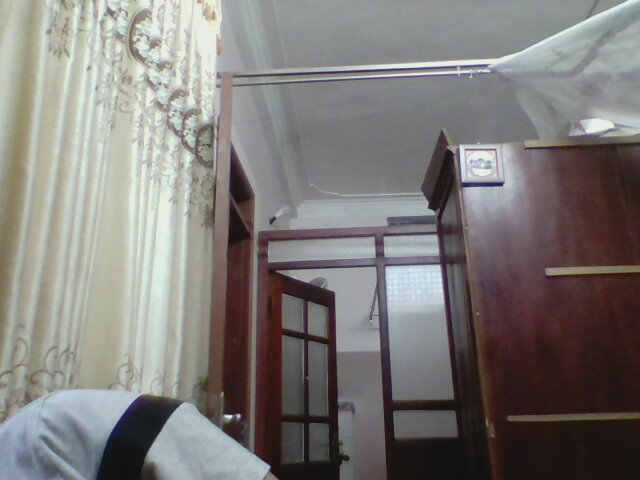
#> input picture image/house.jpg, 640 x 480 px, found by its file name
$ python depth_estimation.py
#> lines starting #> are read from the running program, lines starting #| are printed output that depends on the picture
import numpy as np
import cv2 as cv
from matplotlib import pyplot as plt


# cat theo 2 anh 1 eg. 12-14  18-20
imgL = cv.imread('build_3d_object/image/house.jpg',0)
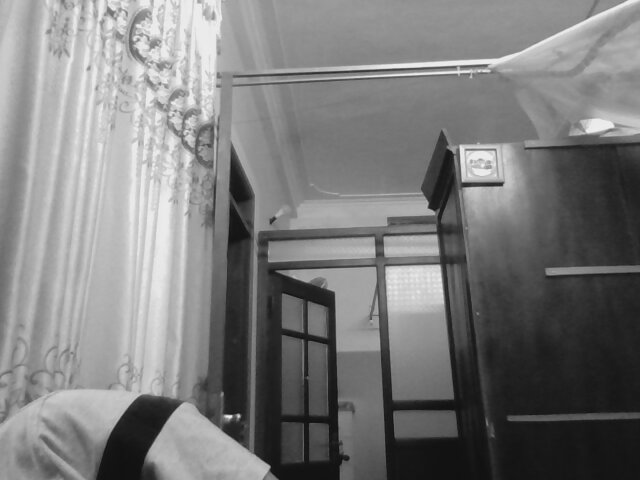
#> imgL: shape (480, 640); min 12, max 243, mean 124.1
imgR = cv.imread('build_3d_object/image/house1.jpg',0)
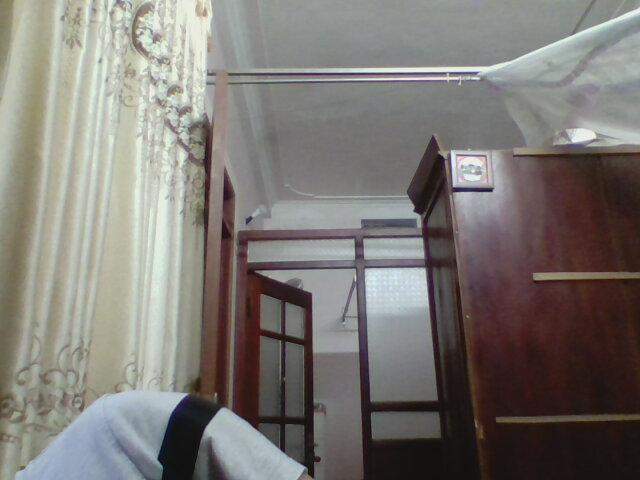
#> input picture image/house1.jpg, 640 x 480 px, found by its file name
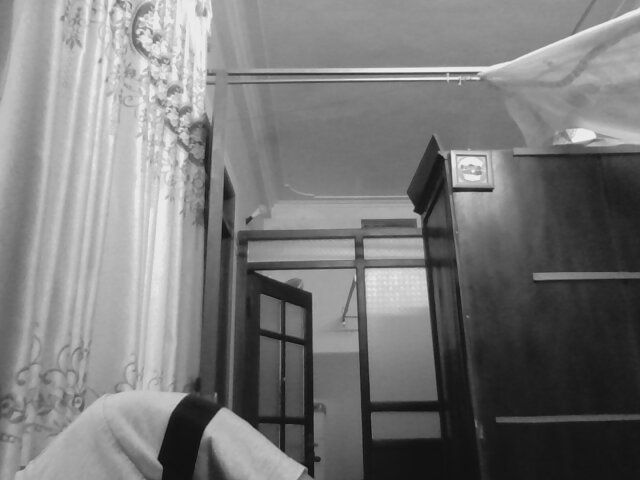
#> imgR: shape (480, 640); min 9, max 245, mean 121.6
stereo = cv.StereoBM_create(numDisparities=64, blockSize=15)
disparity = stereo.compute(imgL,imgR)
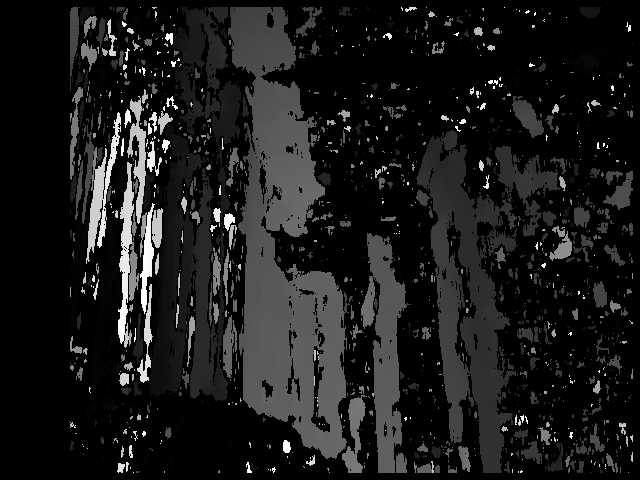
#> disparity: shape (480, 640) int16; min -16, max 1008, mean 92; drawn with min black and max white
plt.imshow(disparity,'gray')
plt.show()
